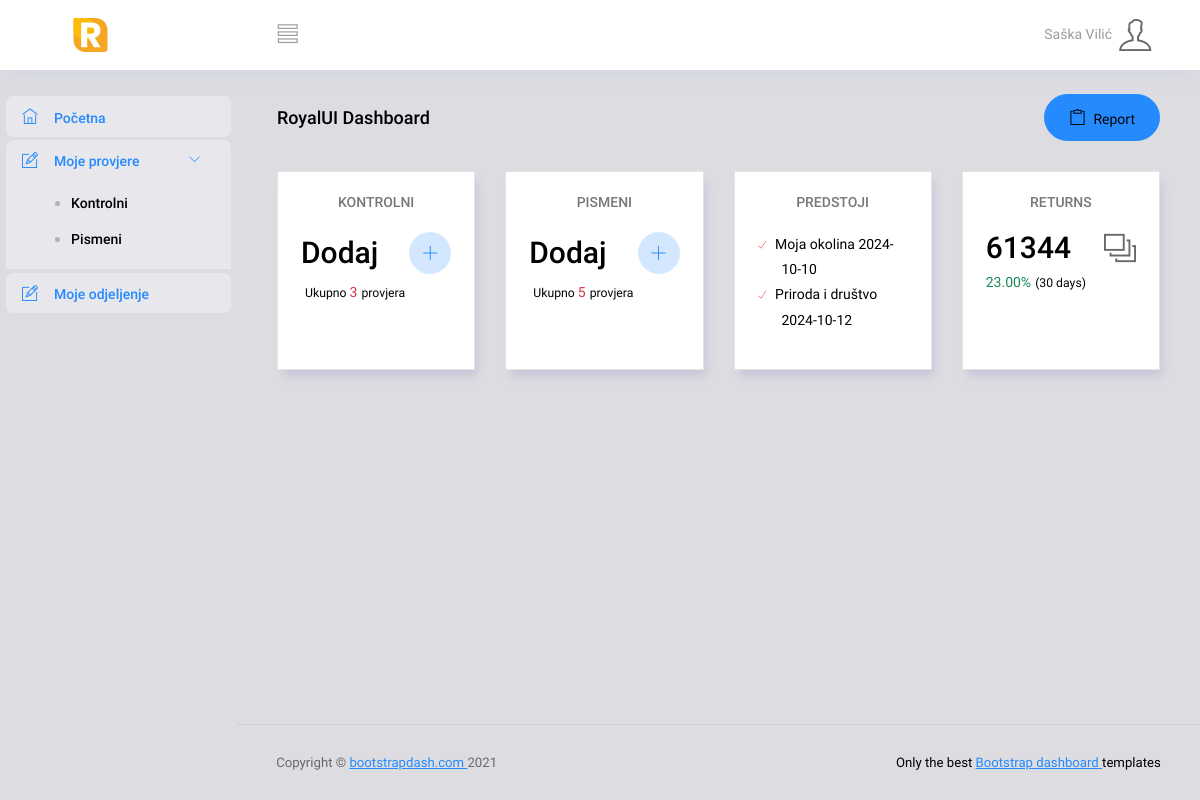
The app's page /httpdocs/dashboard.php?main (signed in) with its own data.
### tables this page shows
CREATE TABLE `testes` (
  `id` int(11) NOT NULL,
  `subject` varchar(50) NOT NULL,
  `class` varchar(10) NOT NULL,
  `test_type` varchar(10) NOT NULL,
  `termin` date NOT NULL,
  `user_id` int(11) NOT NULL
);

### app/helpers/Db.php (called while the page is built, shortened)
<?php
class Db
{
  public $host = DB_HOST;
  public $user = DB_USER;
  public $password = DB_PASSWORD;
  public $dataBase = DB_NAME;
  public $conn;
  private function conect()
  {
    $this->conn = new mysqli($this->host, $this->user, $this->password, $this->dataBase);
  }
  public function query($sql)
  {
    return $this->stmt = $this->conn->prepare($sql);
  }
}

### app/helpers/Session.php (called while the page is built, shortened)
<?php
class Session
{
    public static function get($key)
    {
        return $_SESSION[$key] ?? null;
    }
}

### app/models/TestModel.php (called while the page is built, shortened)
<?php
class TestModel extends Db
{
    public Db $db;
    public function __construct()
    {
        $this->db = new Db();
    }
    public function findAllTestesForUser ($id, $testType)
    {
        $sql = "SELECT * FROM testes WHERE user_id = ? AND test_type = ?";
        $stmt = $this->db->query($sql);
        $stmt->bind_param('is', $id, $testType);
        $stmt->execute();
        $result = $stmt->get_result();
        $testes = $result->fetch_all(MYSQLI_ASSOC);
        return $testes ?? null;
    }
    public function findNextTestesForUser ($id)
    {
        $sql = "SELECT * FROM testes WHERE user_id = ? AND DATE(termin) > DATE(NOW()) ORDER BY termin ASC LIMIT 3";
        $stmt = $this->db->query($sql);
        $stmt->bind_param('i', $id);
        $stmt->execute();
        $result = $stmt->get_result();
        $testes = $result->fetch_all(MYSQLI_ASSOC);
        return $testes ?? null;
    }
}

### app/views/main.php (the view, shortened to what this page needs)
<?php
    $tM = new TestModel();
    $numberControlTestes = count($tM->findAllTestesForUser(Session::get('userId'), 'kontrolni'));
    $numberWriteningTestes = count($tM->findAllTestesForUser(Session::get('userId'), 'pismeni'));
    $testes = $tM->findNextTestesForUser(Session::get('userId'));
?>
    <div class="main-panel">
        <div class="content-wrapper">
            <div class="row">
                <div class="col-md-12 grid-margin">
                    <div class="d-flex justify-content-between align-items-center">
                        <div>
                            <h4 class="font-weight-bold mb-0">RoyalUI Dashboard</h4>
                        </div>
                        <div>
                            <button type="button" class="btn btn-primary btn-icon-text btn-rounded">
                                <i class="ti-clipboard btn-icon-prepend"></i>Report
                            </button>
                        </div>
                    </div>
                </div>
            </div>
            <div class="row">
                <div class="col-md-3 grid-margin stretch-card">
                    <div class="card">
                        <div class="card-body">
                            <p class="card-title text-md-center text-xl-left">Kontrolni</p>
                            <div class="d-flex flex-wrap justify-content-between justify-content-md-center justify-content-xl-between align-items-center">
                                <h3 class="mb-0 mb-md-2 mb-xl-0 order-md-1 order-xl-0">Dodaj</h3>
                                <a href="./dashboard.php?addTest" type="button" class="btn btn-inverse-primary btn-rounded btn-icon d-flex justify-content-center align-items-center">
                                    <i class="ti-plus"></i>
                                </a>
                            </div>
                            <p class="mb-0 mt-2 text-danger">
                                <span class="text-black ms-1"><small>Ukupno </small></span><?= $numberControlTestes ?><span class="text-black ms-1"><small>provjera</small></span>
                            </p>
                        </div>
                    </div>
                </div>
                <div class="col-md-3 grid-margin stretch-card">
                    <div class="card">
                        <div class="card-body">
                            <p class="card-title text-md-center text-xl-left">Pismeni</p>
                            <div class="d-flex flex-wrap justify-content-between justify-content-md-center justify-content-xl-between align-items-center">
                            <h3 class="mb-0 mb-md-2 mb-xl-0 order-md-1 order-xl-0">Dodaj</h3>
                                    <a href="./dashboard.php?addTest" type="button" class="btn btn-inverse-primary btn-rounded btn-icon d-flex justify-content-center align-items-center">
                                        <i class="ti-plus"></i>
                                    </a>
                            </div>
                                <p class="mb-0 mt-2 text-danger">
                                    <span class="text-black ms-1"><small>Ukupno </small></span><?= $numberWriteningTestes ?><span class="text-black ms-1"><small>provjera</small></span>
                                </p>
                        </div>
                    </div>
                </div>
                <div class="col-md-3 grid-margin stretch-card">
                    <div class="card">
                        <div class="card-body">
                            <p class="card-title text-md-center text-xl-left">Predstoji</p>
                            <div class="d-flex flex-wrap justify-content-between justify-content-md-center justify-content-xl-between align-items-center">
                                <ul class="list-ticked">
                                    <?php foreach ($testes as $test) : ?>
                                    <li><?= $test['subject'] . ' ' . $test['termin'] ?></li>
                                    <?php endforeach ?>
                                </ul>
                            </div>
                        </div>
                    </div>
                </div>
                <div class="col-md-3 grid-margin stretch-card">
                    <div class="card">
                    <div class="card-body">
                        <p class="card-title text-md-center text-xl-left">Returns</p>
                        <div class="d-flex flex-wrap justify-content-between justify-content-md-center justify-content-xl-between align-items-center">
                        <h3 class="mb-0 mb-md-2 mb-xl-0 order-md-1 order-xl-0">61344</h3>
                        <i class="ti-layers-alt icon-md text-muted mb-0 mb-md-3 mb-xl-0"></i>
                        </div>
                        <p class="mb-0 mt-2 text-success">23.00%<span class="text-black ms-1"><small>(30 days)</small></span></p>
                    </div>
                    </div>
                </div>
            </div>
        </div>

### app/core/Router.php (shortened to what this page needs)
<?php
class Router {
    public array $routes = [];
    public function add (string $method, string $uri,  string $controller)
    {
        $this->routes[] = [
            'uri' => $uri,
            'controller' => $controller,
            'method' => $method
        ];
    }
    public function route ($uri, $method)
    {
        foreach ($this->routes as $route)
        {
            if ($route['uri'] == $uri && $route['method'] == strtoupper($method))
            {
                return require_once __DIR__ . '/../' . $route['controller'];
            }
        }
    }
}

### records on screen
testes: subject "Moja okolina", termin "2024-10-10"
testes: subject "Priroda i društvo", termin "2024-10-12"

### other values on screen
Session::get('user') "Saška Vilić"
$numberControlTestes "3"
$numberWriteningTestes "5"
